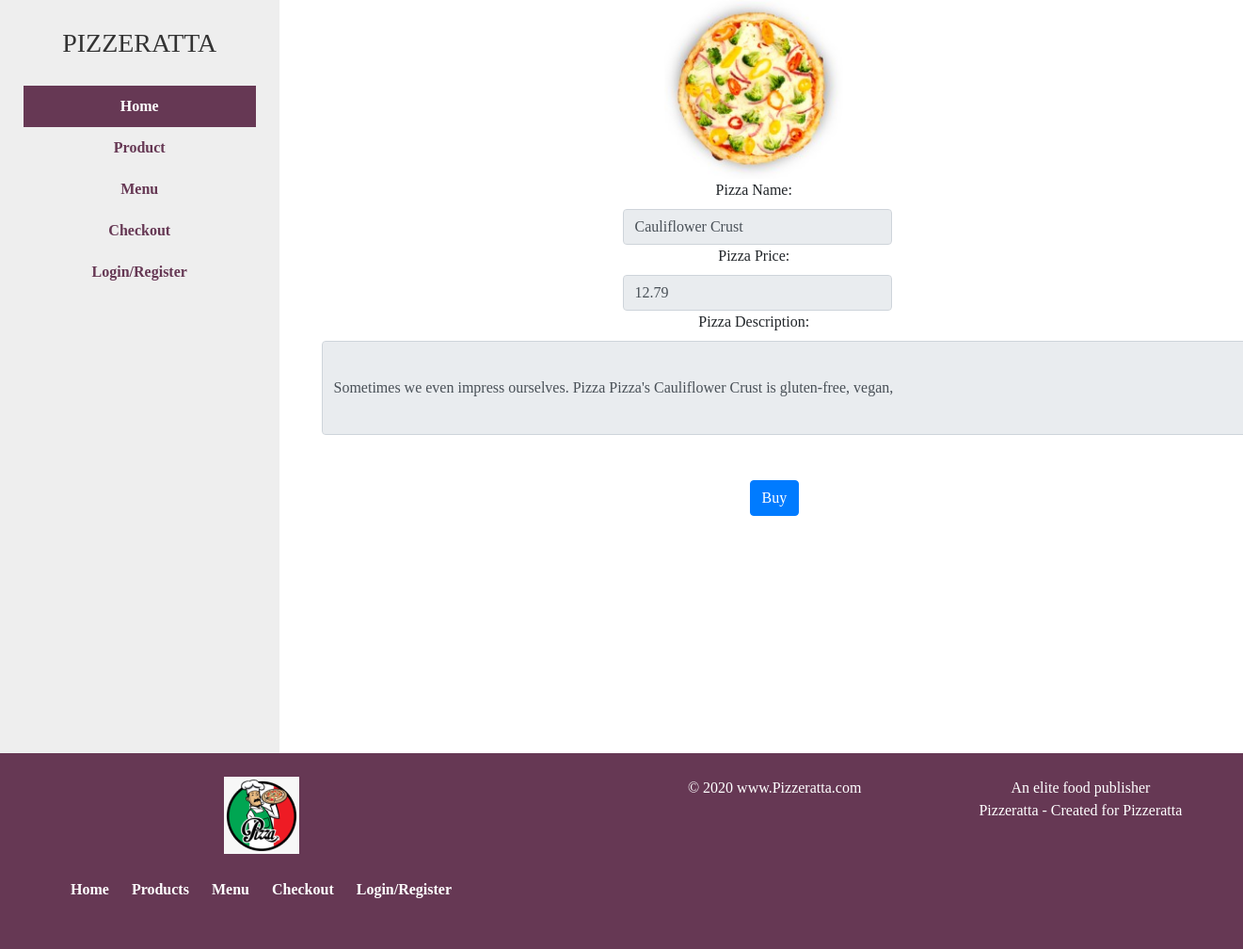
Screenshot of /product.php?id=1 with the database file from the repository.
### tables this page shows
CREATE TABLE `products` (
  `id` int(30) NOT NULL,
  `product_name` varchar(50) NOT NULL,
  `price` double NOT NULL,
  `description` varchar(400) NOT NULL,
  `image` varchar(30) NOT NULL
);

### product.php (the view, shortened to what this page needs)
<!DOCTYPE html>
<?php
    require('mysqli_connect.php');
	if(isset($_GET['id'])) {
        $pizza_name = '';
        $pizza_price = '';
        $pizza_img = '';
        $pizza_desc= '';
		$pid = $_GET['id'];
        $q = "SELECT * FROM store.products WHERE id = $pid";
		$r = mysqli_query($dbc, $q);
		$db_form_query_results = mysqli_fetch_array($r);
		$pizza_name = $db_form_query_results['product_name'];
		$pizza_price = $db_form_query_results['price'];
        $pizza_desc = $db_form_query_results['description'];
		$pizza_img = $db_form_query_results['image'];
	}
 ?>
<html>
<head>
    <link href="style/bootstrap.min.css" rel="stylesheet">
    <link type="text/css" rel="stylesheet" href="style/main.css" />
</head>
<body>
    <main class="container1" style="max-width:100%; width:100%;">
        <div class="row w-100">
            <div class="col-md-3">
               <header>
            <A href="index.php" class="logo">PIZZERATTA</A>
            <section class="nav mt-4">
                <nav class="w-100">
                    <ul>
                        <li class="active"><a href="index.php">Home</a></li>
                        <li><a href="product.php">Product</a></li>
                        <li><a href="store.php">Menu</a></li>
                        <li><a href="checkout.php">Checkout</a></li>
                        <li><a href="login.php">Login/Register</a></li>
                    </ul>
                </nav>
            </section>
        </header>
                 </div>
            <div class="col-md-9">
               <main class="middle">
        <div class=" text-center">
            <div class='img_disp' style=" height: 20%; width: 100%; ">
                <img src="<?php echo $pizza_img; ?>" style=" height: 20%; width: 20%;">
            </div>
            <label class="control-label col-sm-4" >Pizza Name:</label>
            <div class="col-sm-4">
                <input type="text" style="margin-left:320px;" class="form-control" value="<?php echo $pizza_name; ?>" disabled="disabled">
            </div>
            <div>
                <label class="control-label col-sm-4">Pizza Price:</label>
                <div class="col-sm-4">
                    <input type="text" style="margin-left:320px;" class="form-control" value="<?php echo $pizza_price; ?>" disabled="disabled">
                </div>
                <div>
                    <label class="control-label col-sm-4">Pizza Description:</label>
                    <div class="col-sm-10">
                        <input type="text" style="height:100px;width:1000px" class="form-control" value="<?php echo $pizza_desc; ?>" disabled="disabled">
                    </div>
                </div>
            </div>
            <br>
            <div class='confirmation col-sm-12'>
                <br>
                <div class='form'>
                    <form class="form-horizontal" action='checkout.php' method='post'>
                        <div class="form-group">
                            <div class="col-sm-offset-2 col-sm-6">
                                <button type="submit" class="btn btn-primary" name="submit" style="margin-left:440px;">Buy</button>
                            </div>
                        </div>
                    </form>
                </div>
            </div>
        </div>
        </main>
            </div>
        </div>
    </main>
</body>
<footer class="footer">
    <div class="row">
        <div class="col-md-6">
            <nav>
                <ul>
                    <h5 class="mb-3 mt-0"><a class="logo" href="index.html"><img src="images/logo21.png" alt="Pizza"></a></h5>
                    <li><a href="index.php">Home</a></li>
                    <li><a href="product.php">Products</a></li>
                    <li><a href="store.php">Menu</a></li>
                    <li><a href="checkout.php">Checkout</a></li>
                    <li><a href="login.php">Login/Register</a></li>
                </ul>
            </nav>
        </div>
        <div class="col-md-3">
            &copy; 2020 www.Pizzeratta.com
        </div>
        <div class="col-md-3">
            An elite food publisher<br>
            <span>Pizzeratta - Created for Pizzeratta</span>
        </div>
    </div>
</footer>
</html>

### style/main.css (style rules this page uses)
html , body { height: 100%; }
body { font-family: andalus; margin: 0; text-align: center; }
.active { background-color: #717171; }
a { color:#663854; text-decoration: none }
.container1 { text-align: center; min-height: 100%; padding-right:15px; padding-left: 0px; margin-right: auto; margin-left: 0px; }
.add-recpie form,.contact,.flex, .container1 { display: flex; flex-wrap: nowrap;flex-direction: row; }
header { height: 100%; width: 100%; background: #eee; padding: 25px; text-align: center; }
header .logo { font-size: 28px; color:#333 }
nav ul { list-style: none; float: left; }
nav li, nav li a { display:block; font-weight: bolder; }
nav li a { padding:10px; }
nav .active a { color: white; background-color: #663854; }
footer { background: #663854; color:#fff; width:10px; text-align: center; }
.footer { width:auto; }
.footer nav a,.footer nav li { display: inline-block; color:#fff }
.middle { width: 100%; }
.add-recpie,.recpie-details,.contact section, .recpies, .today-menu, article,footer { padding: 25px }
form { width:300px }
section.nav ul { margin: 0; padding: 0; width: 100%; }

### rows the page displays
products: image (picture), product_name "Cauliflower Crust", price "12.79", description "Sometimes we even impress ourselves. Pizza Pizza's Cauliflower Crust is gluten-free, vegan,"
